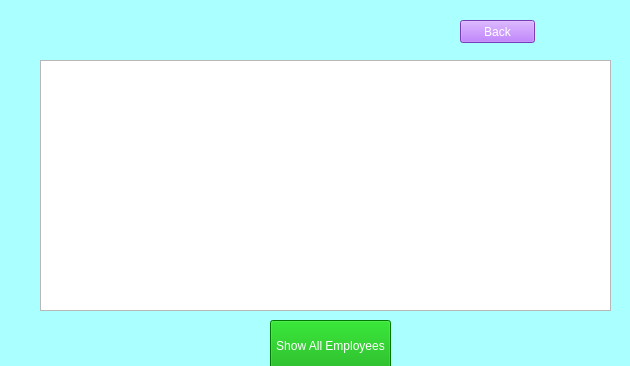
<?xml version="1.0" encoding="UTF-8"?>
<ui version="4.0">
 <class>Viewemp</class>
 <widget class="QWidget" name="Viewemp">
  <property name="geometry">
   <rect>
    <x>0</x>
    <y>0</y>
    <width>630</width>
    <height>366</height>
   </rect>
  </property>
  <property name="windowTitle">
   <string>Form</string>
  </property>
  <property name="styleSheet">
   <string notr="true">#Viewemp{
background:rgb(170, 255, 255);
}</string>
  </property>
  <widget class="QPushButton" name="pushButton">
   <property name="geometry">
    <rect>
     <x>460</x>
     <y>20</y>
     <width>75</width>
     <height>23</height>
    </rect>
   </property>
   <property name="styleSheet">
    <string notr="true">#pushButton
{

background:rgb(170, 85, 255);
color:rgb(255, 255, 255);
}</string>
   </property>
   <property name="text">
    <string>Back</string>
   </property>
  </widget>
  <widget class="QTableView" name="tableView">
   <property name="geometry">
    <rect>
     <x>40</x>
     <y>60</y>
     <width>571</width>
     <height>251</height>
    </rect>
   </property>
   <property name="styleSheet">
    <string notr="true">#tableView{
color:rgb(0, 0, 0);
}</string>
   </property>
  </widget>
  <widget class="QPushButton" name="pushButton_2">
   <property name="geometry">
    <rect>
     <x>270</x>
     <y>320</y>
     <width>121</width>
     <height>51</height>
    </rect>
   </property>
   <property name="styleSheet">
    <string notr="true">#pushButton_2
{

background:rgb(0, 170, 0);
color:rgb(255, 255, 255);
}</string>
   </property>
   <property name="text">
    <string>Show All Employees</string>
   </property>
  </widget>
 </widget>
 <resources/>
 <connections/>
</ui>
